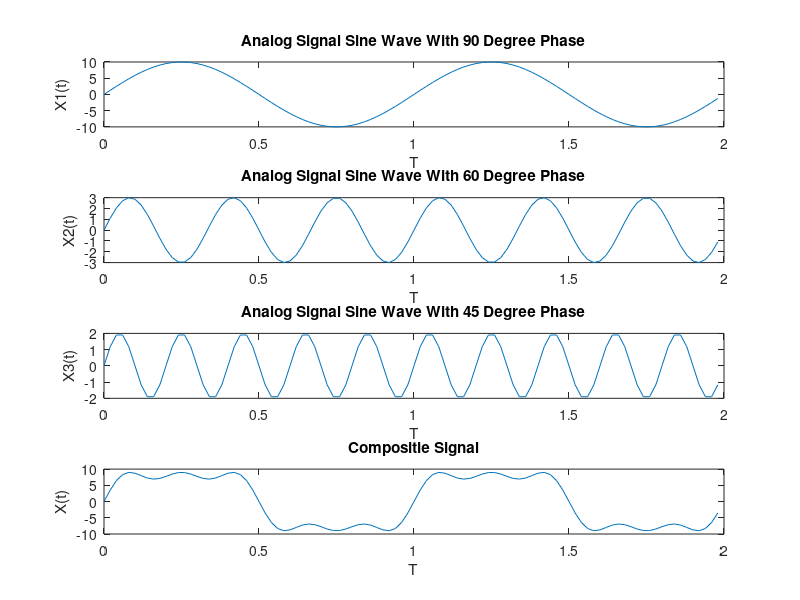

Write the MATLAB code that produced this figure.
clc;
clear all;
close all;

a=10;
f=1;
fs=50 * f;
T = 2;
ph=0;

t=0:1/fs:T-(1/fs);

x1= a * sin ( 2 * pi * f * t + ph);
a=3;f=3;ph=0;
x2= a * sin ( 2 * pi * f * t + ph);
a=2;f=5;ph=0;
x3= a * sin ( 2 * pi * f * t + ph);

x = x1+x2+x3;

hold on;
subplot(4,1,1);
plot(t,x1);
xlabel("T");
ylabel("X1(t)");
title("Analog Signal Sine Wave With 90 Degree Phase");

subplot(4,1,2);
plot(t,x2);
xlabel("T");
ylabel("X2(t)");
title("Analog Signal Sine Wave With 60 Degree Phase");

subplot(4,1,3);
plot(t,x3);
xlabel("T");
ylabel("X3(t)");
title("Analog Signal Sine Wave With 45 Degree Phase");

subplot(4,1,4);
plot(t,x);
xlabel("T");
ylabel("X(t)");
title("Compositie Signal");


